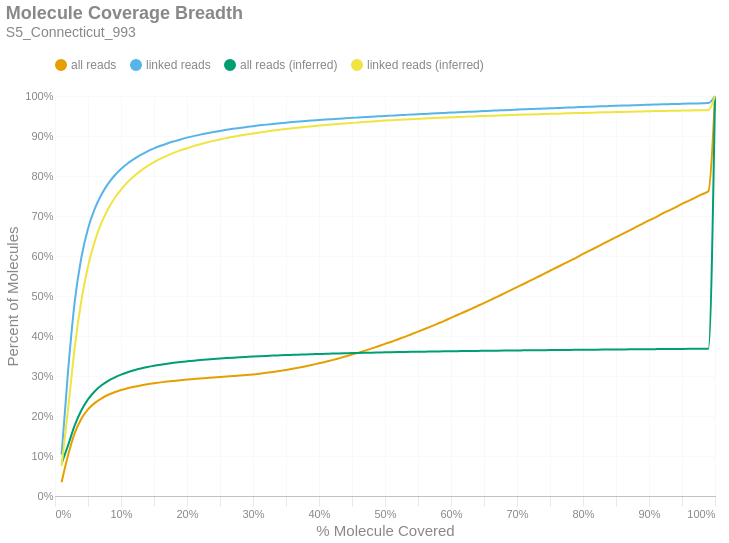

Write notebook code for a chart like this one.
### Markdown cell above
### Molecule Read Coverage
This chart shows molecule coverage breadth as computed by the number of bases aligned to that molecule. In other words, "*how much of each unique long molecule is actually sequenced/aligned?*" Keep in mind there is a distinction between sequences and alignments, since some sequences belonging to a particular molecule may not align well and wouldn't appear in the alignment data. This chart also shows molecule coverage breadth as computed by the *inferred fragment* from which the aligned sequences originate. Unlike read coverage, this calculation takes into account the total insert size, including unsequenced gaps between the forward and reverse reads. Like the previous figures, these are cumulative percents.

### Code cell
if SKIPLR:
    print_html(f"Skipped")
else:
    binned_df = consolidated_hist(valids['coverage_bp'], mask, 0.01, True)
    binned_df_inf = consolidated_hist(valids['coverage_inserts'], mask, 0.01, True)
    binned_df = binned_df.with_columns(pl.lit(binned_df_inf['all reads (cumsum)']).alias('all reads (inferred)'))
    binned_df = binned_df.with_columns(pl.lit(binned_df_inf['linked reads (cumsum)']).alias('linked reads (inferred)'))
    binned_df = binned_df.with_columns(
        (pl.col('bin').cast(pl.Float64) + 0.01).alias('right_edge')
    )

    with SafeRender(binned_df):
        (
            density_plot(binned_df, 'Molecule Coverage Breadth', samplename, 'molcov', ['all reads (inferred)','linked reads (inferred)'])
            .encode(
                #x=alt.X('bin:Q', title="% Molecule Covered").axis(format = '%').scale(padding=0),
                x=alt.X('right_edge:Q', title="% Molecule Covered").axis(format='%').scale(padding=0),
                y=alt.Y('value:Q', title='Percent of Molecules')
                    .axis(format='%')
                    .stack(False)
                    .scale(domainMin=0, padding=0),
                color=alt.Color("key:N").scale(domain = ["all reads", "linked reads", "all reads (inferred)", "linked reads (inferred)"]),
                tooltip = [
                    alt.Tooltip("key:N", title = "Data Type"),
                    alt.Tooltip("range_label:N", title="% Molecule Covered"),
                    alt.Tooltip("value:Q", format = ".2%", title="% Molecules")
                ]
            )
        ).display()

### Figure 1 — Vega-Lite specification as saved in the notebook (floating-point values rounded to 4 significant figures)
{"width": "container", "height": 400, "config": {"title": {"anchor": "start", "dy": -15, "fontSize": 18, "color": "#888888", "subtitleColor": "#888888", "subtitleFontSize": 14}, "arc": {"fill": "#0072B2"}, "axis": {"domainColor": "#888888", "domainWidth": 0.5, "gridWidth": 0.2, "grid": false, "titleFontWeight": 400, "titleFontSize": 15, "labelFontSize": 11, "labelColor": "#888888", "tickColor": "#888888", "tickWidth": 0.2, "titleColor": "#888888"}, "axisBand": {"grid": false}, "axisX": {"grid": true, "tickSize": 10, "domainCap": "round"}, "axisY": {"domain": false, "grid": true, "tickSize": 0, "domainCap": "round"}, "background": "transparent", "header": {"labelFontSize": 15, "labelColor": "#888888", "titleFontSize": 15, "titleFontWeight": 600, "titleColor": "#888888"}, "legend": {"labelFont": "sans-serif", "labelFontSize": 12, "labelColor": "#888888", "symbolSize": 100, "symbolType": "circle", "titleFontSize": 12, "titlePadding": 10, "titleColor": "#888888", "title": null, "orient": "top"}, "range": {"category": ["#E69F00", "#56B4E9", "#009E73", "#F0E442", "#0072B2", "#D55E00", "#CC79A7", "#000000"], "diverging": ["#cfe8f3", "#a2d4ec", "#73bfe2", "#46abdb", "#1696d2", "#12719e"]}, "area": {"fill": "#0072B2", "fillOpacity": 0.7, "line": true, "strokeOpacity": 0.7}, "line": {"color": "#0072B2", "stroke": "#0072B2", "strokeWidth": 2}, "trail": {"color": "#0072B2", "stroke": "#0072B2", "strokeWidth": 0, "size": 1}, "point": {"filled": true, "fillOpacity": 1.0, "size": 95}, "text": {"color": "#888888", "fontSize": 11, "align": "right", "fontWeight": 400, "size": 11}, "bar": {"fill": "#0072B2", "stroke": null}, "view": {"stroke": null, "continuousWidth": 660, "continuousHeight": 400}}, "data": {"name": "data-4e4a3c2085a9654380d0ac81bbea8d34"}, "mark": {"type": "line", "interpolate": "monotone", "point": {"opacity": 0, "size": 275}}, "encoding": {"color": {"field": "key", "scale": {"domain": ["all reads", "linked reads", "all reads (inferred)", "linked reads (inferred)"]}, "type": "nominal"}, "tooltip": [{"field": "key", "title": "Data Type", "type": "nominal"}, {"field": "range_label", "title": "% Molecule Covered", "type": "nominal"}, {"field": "value", "format": ".2%", "title": "% Molecules", "type": "quantitative"}], "x": {"axis": {"format": "%"}, "field": "right_edge", "scale": {"padding": 0}, "title": "% Molecule Covered", "type": "quantitative"}, "y": {"axis": {"format": "%"}, "field": "value", "scale": {"domainMin": 0, "padding": 0}, "stack": false, "title": "Percent of Molecules", "type": "quantitative"}}, "params": [{"name": "param_c36ac31b6afebe62", "select": {"type": "point", "fields": ["key"]}, "bind": "legend"}], "title": {"text": "Molecule Coverage Breadth", "subtitle": "S5_Connecticut_993"}, "transform": [{"fold": ["all reads (cumsum)", "linked reads (cumsum)", "all reads (inferred)", "linked reads (inferred)"]}, {"calculate": "replace(datum.key, ' (cumsum)', '')", "as": "key"}, {"filter": {"param": "param_c36ac31b6afebe62"}}], "usermeta": {"embedOptions": {"downloadFileName": "S5_Connecticut_993.molcov"}}, "$schema": "https://vega.github.io/schema/vega-lite/v6.1.0.json", "datasets": {"data-4e4a3c2085a9654380d0ac81bbea8d34": [{"bin": "0.0", "interval": "0.0-0.01", "all reads": 0.03428, "linked reads": 0.1035, "all reads (cumsum)": 0.03428, "linked reads (cumsum)": 0.1035, "range_label": "0.0-0.01", "all reads (inferred)": 0.08092, "linked reads (inferred)": 0.07485, "right_edge": 0.01}, {"bin": "0.01", "interval": "0.01-0.02", "all reads": 0.06872, "linked reads": 0.2129, "all reads (cumsum)": 0.103, "linked reads (cumsum)": 0.3164, "range_label": "0.01-0.02", "all reads (inferred)": 0.1279, "linked reads (inferred)": 0.2197, "right_edge": 0.02}, {"bin": "0.02", "interval": "0.02-0.03", "all reads": 0.05493, "linked reads": 0.1708, "all reads (cumsum)": 0.1579, "linked reads (cumsum)": 0.4872, "range_label": "0.02-0.03", "all reads (inferred)": 0.1771, "linked reads (inferred)": 0.3729, "right_edge": 0.03}, {"bin": "0.03", "interval": "0.03-0.04", "all reads": 0.03533, "linked reads": 0.1096, "all reads (cumsum)": 0.1933, "linked reads (cumsum)": 0.5968, "range_label": "0.03-0.04", "all reads (inferred)": 0.2144, "linked reads (inferred)": 0.4891, "right_edge": 0.04}, {"bin": "0.04", "interval": "0.04-0.05", "all reads": 0.02311, "linked reads": 0.07147, "all reads (cumsum)": 0.2164, "linked reads (cumsum)": 0.6683, "range_label": "0.04-0.05", "all reads (inferred)": 0.2416, "linked reads (inferred)": 0.574, "right_edge": 0.05}, {"bin": "0.05", "interval": "0.05-0.06", "all reads": 0.01585, "linked reads": 0.0489, "all reads (cumsum)": 0.2322, "linked reads (cumsum)": 0.7172, "range_label": "0.05-0.06", "all reads (inferred)": 0.2613, "linked reads (inferred)": 0.6354, "right_edge": 0.06}, {"bin": "0.06", "interval": "0.06-0.07", "all reads": 0.01139, "linked reads": 0.03515, "all reads (cumsum)": 0.2436, "linked reads (cumsum)": 0.7523, "range_label": "0.06-0.07", "all reads (inferred)": 0.2761, "linked reads (inferred)": 0.6813, "right_edge": 0.07}, {"bin": "0.07", "interval": "0.07-0.08", "all reads": 0.008876, "linked reads": 0.02729, "all reads (cumsum)": 0.2525, "linked reads (cumsum)": 0.7796, "range_label": "0.07-0.08", "all reads (inferred)": 0.2874, "linked reads (inferred)": 0.7165, "right_edge": 0.08}, {"bin": "0.08", "interval": "0.08-0.09", "all reads": 0.006866, "linked reads": 0.0211, "all reads (cumsum)": 0.2593, "linked reads (cumsum)": 0.8007, "range_label": "0.08-0.09", "all reads (inferred)": 0.2962, "linked reads (inferred)": 0.7438, "right_edge": 0.09}, {"bin": "0.09", "interval": "0.09-0.1", "all reads": 0.005488, "linked reads": 0.01674, "all reads (cumsum)": 0.2648, "linked reads (cumsum)": 0.8174, "range_label": "0.09-0.1", "all reads (inferred)": 0.3034, "linked reads (inferred)": 0.7661, "right_edge": 0.1}, {"bin": "0.1", "interval": "0.1-0.11", "all reads": 0.004541, "linked reads": 0.01385, "all reads (cumsum)": 0.2694, "linked reads (cumsum)": 0.8313, "range_label": "0.1-0.11", "all reads (inferred)": 0.3094, "linked reads (inferred)": 0.7848, "right_edge": 0.11}, {"bin": "0.11", "interval": "0.11-0.12", "all reads": 0.003761, "linked reads": 0.01138, "all reads (cumsum)": 0.2731, "linked reads (cumsum)": 0.8427, "range_label": "0.11-0.12", "all reads (inferred)": 0.3144, "linked reads (inferred)": 0.8002, "right_edge": 0.12}, {"bin": "0.12", "interval": "0.12-0.13", "all reads": 0.003281, "linked reads": 0.009984, "all reads (cumsum)": 0.2764, "linked reads (cumsum)": 0.8526, "range_label": "0.12-0.13", "all reads (inferred)": 0.3186, "linked reads (inferred)": 0.8135, "right_edge": 0.13}, {"bin": "0.13", "interval": "0.13-0.14", "all reads": 0.002922, "linked reads": 0.00882, "all reads (cumsum)": 0.2793, "linked reads (cumsum)": 0.8615, "range_label": "0.13-0.14", "all reads (inferred)": 0.3223, "linked reads (inferred)": 0.8248, "right_edge": 0.14}, {"bin": "0.14", "interval": "0.14-0.15", "all reads": 0.002502, "linked reads": 0.007484, "all reads (cumsum)": 0.2818, "linked reads (cumsum)": 0.869, "range_label": "0.14-0.15", "all reads (inferred)": 0.3255, "linked reads (inferred)": 0.8347, "right_edge": 0.15}, {"bin": "0.15", "interval": "0.15-0.16", "all reads": 0.00221, "linked reads": 0.00658, "all reads (cumsum)": 0.284, "linked reads (cumsum)": 0.8755, "range_label": "0.15-0.16", "all reads (inferred)": 0.3282, "linked reads (inferred)": 0.8433, "right_edge": 0.16}, {"bin": "0.16", "interval": "0.16-0.17", "all reads": 0.001974, "linked reads": 0.005885, "all reads (cumsum)": 0.286, "linked reads (cumsum)": 0.8814, "range_label": "0.16-0.17", "all reads (inferred)": 0.3307, "linked reads (inferred)": 0.8509, "right_edge": 0.17}, {"bin": "0.17", "interval": "0.17-0.18", "all reads": 0.001771, "linked reads": 0.00517, "all reads (cumsum)": 0.2878, "linked reads (cumsum)": 0.8866, "range_label": "0.17-0.18", "all reads (inferred)": 0.3329, "linked reads (inferred)": 0.8577, "right_edge": 0.18}, {"bin": "0.18", "interval": "0.18-0.19", "all reads": 0.001693, "linked reads": 0.004859, "all reads (cumsum)": 0.2895, "linked reads (cumsum)": 0.8914, "range_label": "0.18-0.19", "all reads (inferred)": 0.3349, "linked reads (inferred)": 0.8639, "right_edge": 0.19}, {"bin": "0.19", "interval": "0.19-0.2", "all reads": 0.001569, "linked reads": 0.004445, "all reads (cumsum)": 0.2911, "linked reads (cumsum)": 0.8959, "range_label": "0.19-0.2", "all reads (inferred)": 0.3367, "linked reads (inferred)": 0.8694, "right_edge": 0.2}, {"bin": "0.2", "interval": "0.2-0.21", "all reads": 0.001376, "linked reads": 0.003784, "all reads (cumsum)": 0.2924, "linked reads (cumsum)": 0.8997, "range_label": "0.2-0.21", "all reads (inferred)": 0.3384, "linked reads (inferred)": 0.8746, "right_edge": 0.21}, {"bin": "0.21", "interval": "0.21-0.22", "all reads": 0.001392, "linked reads": 0.003767, "all reads (cumsum)": 0.2938, "linked reads (cumsum)": 0.9034, "range_label": "0.21-0.22", "all reads (inferred)": 0.3399, "linked reads (inferred)": 0.8793, "right_edge": 0.22}, {"bin": "0.22", "interval": "0.22-0.23", "all reads": 0.001299, "linked reads": 0.003389, "all reads (cumsum)": 0.2951, "linked reads (cumsum)": 0.9068, "range_label": "0.22-0.23", "all reads (inferred)": 0.3413, "linked reads (inferred)": 0.8837, "right_edge": 0.23}, {"bin": "0.23", "interval": "0.23-0.24", "all reads": 0.00122, "linked reads": 0.003063, "all reads (cumsum)": 0.2963, "linked reads (cumsum)": 0.9099, "range_label": "0.23-0.24", "all reads (inferred)": 0.3426, "linked reads (inferred)": 0.8878, "right_edge": 0.24}, {"bin": "0.24", "interval": "0.24-0.25", "all reads": 0.001192, "linked reads": 0.00283, "all reads (cumsum)": 0.2975, "linked reads (cumsum)": 0.9127, "range_label": "0.24-0.25", "all reads (inferred)": 0.3438, "linked reads (inferred)": 0.8915, "right_edge": 0.25}, {"bin": "0.25", "interval": "0.25-0.26", "all reads": 0.00115, "linked reads": 0.002644, "all reads (cumsum)": 0.2987, "linked reads (cumsum)": 0.9154, "range_label": "0.25-0.26", "all reads (inferred)": 0.3449, "linked reads (inferred)": 0.8948, "right_edge": 0.26}, {"bin": "0.26", "interval": "0.26-0.27", "all reads": 0.001189, "linked reads": 0.002472, "all reads (cumsum)": 0.2999, "linked reads (cumsum)": 0.9178, "range_label": "0.26-0.27", "all reads (inferred)": 0.3459, "linked reads (inferred)": 0.898, "right_edge": 0.27}, {"bin": "0.27", "interval": "0.27-0.28", "all reads": 0.001221, "linked reads": 0.002385, "all reads (cumsum)": 0.3011, "linked reads (cumsum)": 0.9202, "range_label": "0.27-0.28", "all reads (inferred)": 0.3469, "linked reads (inferred)": 0.901, "right_edge": 0.28}, {"bin": "0.28", "interval": "0.28-0.29", "all reads": 0.001346, "linked reads": 0.002221, "all reads (cumsum)": 0.3024, "linked reads (cumsum)": 0.9224, "range_label": "0.28-0.29", "all reads (inferred)": 0.3478, "linked reads (inferred)": 0.9038, "right_edge": 0.29}, {"bin": "0.29", "interval": "0.29-0.3", "all reads": 0.001569, "linked reads": 0.002169, "all reads (cumsum)": 0.304, "linked reads (cumsum)": 0.9246, "range_label": "0.29-0.3", "all reads (inferred)": 0.3487, "linked reads (inferred)": 0.9065, "right_edge": 0.3}, {"bin": "0.3", "interval": "0.3-0.31", "all reads": 0.001787, "linked reads": 0.001967, "all reads (cumsum)": 0.3058, "linked reads (cumsum)": 0.9266, "range_label": "0.3-0.31", "all reads (inferred)": 0.3495, "linked reads (inferred)": 0.909, "right_edge": 0.31}, {"bin": "0.31", "interval": "0.31-0.32", "all reads": 0.00205, "linked reads": 0.001856, "all reads (cumsum)": 0.3078, "linked reads (cumsum)": 0.9284, "range_label": "0.31-0.32", "all reads (inferred)": 0.3503, "linked reads (inferred)": 0.9114, "right_edge": 0.32}, {"bin": "0.32", "interval": "0.32-0.33", "all reads": 0.002232, "linked reads": 0.00166, "all reads (cumsum)": 0.3101, "linked reads (cumsum)": 0.9301, "range_label": "0.32-0.33", "all reads (inferred)": 0.351, "linked reads (inferred)": 0.9135, "right_edge": 0.33}, {"bin": "0.33", "interval": "0.33-0.34", "all reads": 0.002447, "linked reads": 0.001667, "all reads (cumsum)": 0.3125, "linked reads (cumsum)": 0.9318, "range_label": "0.33-0.34", "all reads (inferred)": 0.3516, "linked reads (inferred)": 0.9155, "right_edge": 0.34}, {"bin": "0.34", "interval": "0.34-0.35", "all reads": 0.002643, "linked reads": 0.001572, "all reads (cumsum)": 0.3152, "linked reads (cumsum)": 0.9333, "range_label": "0.34-0.35", "all reads (inferred)": 0.3523, "linked reads (inferred)": 0.9175, "right_edge": 0.35}, {"bin": "0.35", "interval": "0.35-0.36", "all reads": 0.002873, "linked reads": 0.001505, "all reads (cumsum)": 0.318, "linked reads (cumsum)": 0.9348, "range_label": "0.35-0.36", "all reads (inferred)": 0.3528, "linked reads (inferred)": 0.9193, "right_edge": 0.36}, {"bin": "0.36", "interval": "0.36-0.37", "all reads": 0.003003, "linked reads": 0.001252, "all reads (cumsum)": 0.321, "linked reads (cumsum)": 0.9361, "range_label": "0.36-0.37", "all reads (inferred)": 0.3534, "linked reads (inferred)": 0.9211, "right_edge": 0.37}, {"bin": "0.37", "interval": "0.37-0.38", "all reads": 0.003441, "linked reads": 0.001444, "all reads (cumsum)": 0.3245, "linked reads (cumsum)": 0.9375, "range_label": "0.37-0.38", "all reads (inferred)": 0.354, "linked reads (inferred)": 0.9228, "right_edge": 0.38}, {"bin": "0.38", "interval": "0.38-0.39", "all reads": 0.003431, "linked reads": 0.00122, "all reads (cumsum)": 0.3279, "linked reads (cumsum)": 0.9388, "range_label": "0.38-0.39", "all reads (inferred)": 0.3545, "linked reads (inferred)": 0.9244, "right_edge": 0.39}, {"bin": "0.39", "interval": "0.39-0.4", "all reads": 0.003826, "linked reads": 0.001174, "all reads (cumsum)": 0.3317, "linked reads (cumsum)": 0.9399, "range_label": "0.39-0.4", "all reads (inferred)": 0.355, "linked reads (inferred)": 0.926, "right_edge": 0.4}, {"bin": "0.4", "interval": "0.4-0.41", "all reads": 0.003777, "linked reads": 0.001053, "all reads (cumsum)": 0.3355, "linked reads (cumsum)": 0.941, "range_label": "0.4-0.41", "all reads (inferred)": 0.3555, "linked reads (inferred)": 0.9275, "right_edge": 0.41}, {"bin": "0.41", "interval": "0.41-0.42", "all reads": 0.00414, "linked reads": 0.001116, "all reads (cumsum)": 0.3397, "linked reads (cumsum)": 0.9421, "range_label": "0.41-0.42", "all reads (inferred)": 0.356, "linked reads (inferred)": 0.929, "right_edge": 0.42}, {"bin": "0.42", "interval": "0.42-0.43", "all reads": 0.004449, "linked reads": 0.001116, "all reads (cumsum)": 0.3441, "linked reads (cumsum)": 0.9432, "range_label": "0.42-0.43", "all reads (inferred)": 0.3564, "linked reads (inferred)": 0.9303, "right_edge": 0.43}, {"bin": "0.43", "interval": "0.43-0.44", "all reads": 0.004539, "linked reads": 0.001062, "all reads (cumsum)": 0.3486, "linked reads (cumsum)": 0.9443, "range_label": "0.43-0.44", "all reads (inferred)": 0.3568, "linked reads (inferred)": 0.9315, "right_edge": 0.44}, {"bin": "0.44", "interval": "0.44-0.45", "all reads": 0.004768, "linked reads": 0.001077, "all reads (cumsum)": 0.3534, "linked reads (cumsum)": 0.9454, "range_label": "0.44-0.45", "all reads (inferred)": 0.3573, "linked reads (inferred)": 0.9328, "right_edge": 0.45}, {"bin": "0.45", "interval": "0.45-0.46", "all reads": 0.005052, "linked reads": 0.0009779, "all reads (cumsum)": 0.3585, "linked reads (cumsum)": 0.9463, "range_label": "0.45-0.46", "all reads (inferred)": 0.3576, "linked reads (inferred)": 0.934, "right_edge": 0.46}, {"bin": "0.46", "interval": "0.46-0.47", "all reads": 0.005055, "linked reads": 0.001006, "all reads (cumsum)": 0.3635, "linked reads (cumsum)": 0.9473, "range_label": "0.46-0.47", "all reads (inferred)": 0.358, "linked reads (inferred)": 0.9352, "right_edge": 0.47}, {"bin": "0.47", "interval": "0.47-0.48", "all reads": 0.005439, "linked reads": 0.0009822, "all reads (cumsum)": 0.369, "linked reads (cumsum)": 0.9483, "range_label": "0.47-0.48", "all reads (inferred)": 0.3584, "linked reads (inferred)": 0.9364, "right_edge": 0.48}, {"bin": "0.48", "interval": "0.48-0.49", "all reads": 0.005284, "linked reads": 0.0009023, "all reads (cumsum)": 0.3742, "linked reads (cumsum)": 0.9492, "range_label": "0.48-0.49", "all reads (inferred)": 0.3588, "linked reads (inferred)": 0.9374, "right_edge": 0.49}, {"bin": "0.49", "interval": "0.49-0.5", "all reads": 0.006197, "linked reads": 0.000939, "all reads (cumsum)": 0.3804, "linked reads (cumsum)": 0.9502, "range_label": "0.49-0.5", "all reads (inferred)": 0.3591, "linked reads (inferred)": 0.9385, "right_edge": 0.5}, {"bin": "0.5", "interval": "0.5-0.51", "all reads": 0.005323, "linked reads": 0.0007707, "all reads (cumsum)": 0.3858, "linked reads (cumsum)": 0.9509, "range_label": "0.5-0.51", "all reads (inferred)": 0.3594, "linked reads (inferred)": 0.9395, "right_edge": 0.51}, {"bin": "0.51", "interval": "0.51-0.52", "all reads": 0.006136, "linked reads": 0.0009412, "all reads (cumsum)": 0.3919, "linked reads (cumsum)": 0.9519, "range_label": "0.51-0.52", "all reads (inferred)": 0.3597, "linked reads (inferred)": 0.9404, "right_edge": 0.52}, {"bin": "0.52", "interval": "0.52-0.53", "all reads": 0.006013, "linked reads": 0.00087, "all reads (cumsum)": 0.3979, "linked reads (cumsum)": 0.9527, "range_label": "0.52-0.53", "all reads (inferred)": 0.3601, "linked reads (inferred)": 0.9413, "right_edge": 0.53}, {"bin": "0.53", "interval": "0.53-0.54", "all reads": 0.006484, "linked reads": 0.0008808, "all reads (cumsum)": 0.4044, "linked reads (cumsum)": 0.9536, "range_label": "0.53-0.54", "all reads (inferred)": 0.3603, "linked reads (inferred)": 0.9421, "right_edge": 0.54}, {"bin": "0.54", "interval": "0.54-0.55", "all reads": 0.00644, "linked reads": 0.0009045, "all reads (cumsum)": 0.4108, "linked reads (cumsum)": 0.9545, "range_label": "0.54-0.55", "all reads (inferred)": 0.3606, "linked reads (inferred)": 0.9429, "right_edge": 0.55}, {"bin": "0.55", "interval": "0.55-0.56", "all reads": 0.006595, "linked reads": 0.0007448, "all reads (cumsum)": 0.4174, "linked reads (cumsum)": 0.9553, "range_label": "0.55-0.56", "all reads (inferred)": 0.3608, "linked reads (inferred)": 0.9437, "right_edge": 0.56}, {"bin": "0.56", "interval": "0.56-0.57", "all reads": 0.006753, "linked reads": 0.0008441, "all reads (cumsum)": 0.4242, "linked reads (cumsum)": 0.9561, "range_label": "0.56-0.57", "all reads (inferred)": 0.3611, "linked reads (inferred)": 0.9446, "right_edge": 0.57}, {"bin": "0.57", "interval": "0.57-0.58", "all reads": 0.006853, "linked reads": 0.000803, "all reads (cumsum)": 0.431, "linked reads (cumsum)": 0.9569, "range_label": "0.57-0.58", "all reads (inferred)": 0.3614, "linked reads (inferred)": 0.9453, "right_edge": 0.58}, {"bin": "0.58", "interval": "0.58-0.59", "all reads": 0.006964, "linked reads": 0.000775, "all reads (cumsum)": 0.438, "linked reads (cumsum)": 0.9577, "range_label": "0.58-0.59", "all reads (inferred)": 0.3616, "linked reads (inferred)": 0.946, "right_edge": 0.59}, {"bin": "0.59", "interval": "0.59-0.6", "all reads": 0.007411, "linked reads": 0.0007966, "all reads (cumsum)": 0.4454, "linked reads (cumsum)": 0.9585, "range_label": "0.59-0.6", "all reads (inferred)": 0.3619, "linked reads (inferred)": 0.9468, "right_edge": 0.6}, {"bin": "0.6", "interval": "0.6-0.61", "all reads": 0.007056, "linked reads": 0.0007469, "all reads (cumsum)": 0.4525, "linked reads (cumsum)": 0.9592, "range_label": "0.6-0.61", "all reads (inferred)": 0.3621, "linked reads (inferred)": 0.9475, "right_edge": 0.61}, {"bin": "0.61", "interval": "0.61-0.62", "all reads": 0.007435, "linked reads": 0.0007491, "all reads (cumsum)": 0.4599, "linked reads (cumsum)": 0.96, "range_label": "0.61-0.62", "all reads (inferred)": 0.3623, "linked reads (inferred)": 0.9482, "right_edge": 0.62}, {"bin": "0.62", "interval": "0.62-0.63", "all reads": 0.007351, "linked reads": 0.0007728, "all reads (cumsum)": 0.4673, "linked reads (cumsum)": 0.9608, "range_label": "0.62-0.63", "all reads (inferred)": 0.3626, "linked reads (inferred)": 0.9489, "right_edge": 0.63}, {"bin": "0.63", "interval": "0.63-0.64", "all reads": 0.007551, "linked reads": 0.0007426, "all reads (cumsum)": 0.4748, "linked reads (cumsum)": 0.9615, "range_label": "0.63-0.64", "all reads (inferred)": 0.3628, "linked reads (inferred)": 0.9495, "right_edge": 0.64}, {"bin": "0.64", "interval": "0.64-0.65", "all reads": 0.007517, "linked reads": 0.0007275, "all reads (cumsum)": 0.4823, "linked reads (cumsum)": 0.9622, "range_label": "0.64-0.65", "all reads (inferred)": 0.363, "linked reads (inferred)": 0.9501, "right_edge": 0.65}, {"bin": "0.65", "interval": "0.65-0.66", "all reads": 0.008076, "linked reads": 0.0008764, "all reads (cumsum)": 0.4904, "linked reads (cumsum)": 0.9631, "range_label": "0.65-0.66", "all reads (inferred)": 0.3632, "linked reads (inferred)": 0.9507, "right_edge": 0.66}, {"bin": "0.66", "interval": "0.66-0.67", "all reads": 0.007648, "linked reads": 0.0006606, "all reads (cumsum)": 0.4981, "linked reads (cumsum)": 0.9638, "range_label": "0.66-0.67", "all reads (inferred)": 0.3634, "linked reads (inferred)": 0.9513, "right_edge": 0.67}, {"bin": "0.67", "interval": "0.67-0.68", "all reads": 0.007966, "linked reads": 0.0007793, "all reads (cumsum)": 0.506, "linked reads (cumsum)": 0.9646, "range_label": "0.67-0.68", "all reads (inferred)": 0.3636, "linked reads (inferred)": 0.9518, "right_edge": 0.68}, {"bin": "0.68", "interval": "0.68-0.69", "all reads": 0.007936, "linked reads": 0.0007448, "all reads (cumsum)": 0.514, "linked reads (cumsum)": 0.9653, "range_label": "0.68-0.69", "all reads (inferred)": 0.3638, "linked reads (inferred)": 0.9524, "right_edge": 0.69}, {"bin": "0.69", "interval": "0.69-0.7", "all reads": 0.008097, "linked reads": 0.0006865, "all reads (cumsum)": 0.5221, "linked reads (cumsum)": 0.966, "range_label": "0.69-0.7", "all reads (inferred)": 0.3639, "linked reads (inferred)": 0.9529, "right_edge": 0.7}, {"bin": "0.7", "interval": "0.7-0.71", "all reads": 0.007983, "linked reads": 0.0006822, "all reads (cumsum)": 0.53, "linked reads (cumsum)": 0.9667, "range_label": "0.7-0.71", "all reads (inferred)": 0.3641, "linked reads (inferred)": 0.9534, "right_edge": 0.71}, {"bin": "0.71", "interval": "0.71-0.72", "all reads": 0.008169, "linked reads": 0.0006325, "all reads (cumsum)": 0.5382, "linked reads (cumsum)": 0.9673, "range_label": "0.71-0.72", "all reads (inferred)": 0.3643, "linked reads (inferred)": 0.954, "right_edge": 0.72}, {"bin": "0.72", "interval": "0.72-0.73", "all reads": 0.008308, "linked reads": 0.0007016, "all reads (cumsum)": 0.5465, "linked reads (cumsum)": 0.968, "range_label": "0.72-0.73", "all reads (inferred)": 0.3644, "linked reads (inferred)": 0.9544, "right_edge": 0.73}, {"bin": "0.73", "interval": "0.73-0.74", "all reads": 0.007976, "linked reads": 0.0006347, "all reads (cumsum)": 0.5545, "linked reads (cumsum)": 0.9686, "range_label": "0.73-0.74", "all reads (inferred)": 0.3646, "linked reads (inferred)": 0.9549, "right_edge": 0.74}, {"bin": "0.74", "interval": "0.74-0.75", "all reads": 0.008653, "linked reads": 0.0006908, "all reads (cumsum)": 0.5631, "linked reads (cumsum)": 0.9693, "range_label": "0.74-0.75", "all reads (inferred)": 0.3648, "linked reads (inferred)": 0.9554, "right_edge": 0.75}, {"bin": "0.75", "interval": "0.75-0.76", "all reads": 0.008101, "linked reads": 0.0006066, "all reads (cumsum)": 0.5712, "linked reads (cumsum)": 0.9699, "range_label": "0.75-0.76", "all reads (inferred)": 0.365, "linked reads (inferred)": 0.9559, "right_edge": 0.76}, {"bin": "0.76", "interval": "0.76-0.77", "all reads": 0.008314, "linked reads": 0.0006757, "all reads (cumsum)": 0.5796, "linked reads (cumsum)": 0.9706, "range_label": "0.76-0.77", "all reads (inferred)": 0.3651, "linked reads (inferred)": 0.9564, "right_edge": 0.77}, {"bin": "0.77", "interval": "0.77-0.78", "all reads": 0.008356, "linked reads": 0.0006282, "all reads (cumsum)": 0.5879, "linked reads (cumsum)": 0.9712, "range_label": "0.77-0.78", "all reads (inferred)": 0.3653, "linked reads (inferred)": 0.9568, "right_edge": 0.78}, {"bin": "0.78", "interval": "0.78-0.79", "all reads": 0.008307, "linked reads": 0.0006109, "all reads (cumsum)": 0.5962, "linked reads (cumsum)": 0.9718, "range_label": "0.78-0.79", "all reads (inferred)": 0.3654, "linked reads (inferred)": 0.9573, "right_edge": 0.79}, {"bin": "0.79", "interval": "0.79-0.8", "all reads": 0.008886, "linked reads": 0.0006627, "all reads (cumsum)": 0.6051, "linked reads (cumsum)": 0.9725, "range_label": "0.79-0.8", "all reads (inferred)": 0.3656, "linked reads (inferred)": 0.9578, "right_edge": 0.8}, {"bin": "0.8", "interval": "0.8-0.81", "all reads": 0.008087, "linked reads": 0.0006195, "all reads (cumsum)": 0.6132, "linked reads (cumsum)": 0.9731, "range_label": "0.8-0.81", "all reads (inferred)": 0.3658, "linked reads (inferred)": 0.9582, "right_edge": 0.81}, {"bin": "0.81", "interval": "0.81-0.82", "all reads": 0.00843, "linked reads": 0.000667, "all reads (cumsum)": 0.6216, "linked reads (cumsum)": 0.9738, "range_label": "0.81-0.82", "all reads (inferred)": 0.3659, "linked reads (inferred)": 0.9586, "right_edge": 0.82}, {"bin": "0.82", "interval": "0.82-0.83", "all reads": 0.008566, "linked reads": 0.0005073, "all reads (cumsum)": 0.6302, "linked reads (cumsum)": 0.9743, "range_label": "0.82-0.83", "all reads (inferred)": 0.3661, "linked reads (inferred)": 0.9591, "right_edge": 0.83}, {"bin": "0.83", "interval": "0.83-0.84", "all reads": 0.008455, "linked reads": 0.0005936, "all reads (cumsum)": 0.6386, "linked reads (cumsum)": 0.9749, "range_label": "0.83-0.84", "all reads (inferred)": 0.3662, "linked reads (inferred)": 0.9595, "right_edge": 0.84}, {"bin": "0.84", "interval": "0.84-0.85", "all reads": 0.008434, "linked reads": 0.0005591, "all reads (cumsum)": 0.6471, "linked reads (cumsum)": 0.9755, "range_label": "0.84-0.85", "all reads (inferred)": 0.3663, "linked reads (inferred)": 0.9598, "right_edge": 0.85}, {"bin": "0.85", "interval": "0.85-0.86", "all reads": 0.00838, "linked reads": 0.0005462, "all reads (cumsum)": 0.6555, "linked reads (cumsum)": 0.976, "range_label": "0.85-0.86", "all reads (inferred)": 0.3665, "linked reads (inferred)": 0.9602, "right_edge": 0.86}, {"bin": "0.86", "interval": "0.86-0.87", "all reads": 0.008201, "linked reads": 0.000531, "all reads (cumsum)": 0.6637, "linked reads (cumsum)": 0.9765, "range_label": "0.86-0.87", "all reads (inferred)": 0.3666, "linked reads (inferred)": 0.9606, "right_edge": 0.87}, {"bin": "0.87", "interval": "0.87-0.88", "all reads": 0.008525, "linked reads": 0.0005742, "all reads (cumsum)": 0.6722, "linked reads (cumsum)": 0.9771, "range_label": "0.87-0.88", "all reads (inferred)": 0.3667, "linked reads (inferred)": 0.961, "right_edge": 0.88}, {"bin": "0.88", "interval": "0.88-0.89", "all reads": 0.008271, "linked reads": 0.000544, "all reads (cumsum)": 0.6805, "linked reads (cumsum)": 0.9777, "range_label": "0.88-0.89", "all reads (inferred)": 0.3669, "linked reads (inferred)": 0.9615, "right_edge": 0.89}, {"bin": "0.89", "interval": "0.89-0.9", "all reads": 0.008485, "linked reads": 0.000531, "all reads (cumsum)": 0.6889, "linked reads (cumsum)": 0.9782, "range_label": "0.89-0.9", "all reads (inferred)": 0.367, "linked reads (inferred)": 0.9618, "right_edge": 0.9}, {"bin": "0.9", "interval": "0.9-0.91", "all reads": 0.007827, "linked reads": 0.0004879, "all reads (cumsum)": 0.6968, "linked reads (cumsum)": 0.9787, "range_label": "0.9-0.91", "all reads (inferred)": 0.3672, "linked reads (inferred)": 0.9622, "right_edge": 0.91}, {"bin": "0.91", "interval": "0.91-0.92", "all reads": 0.009128, "linked reads": 0.0005095, "all reads (cumsum)": 0.7059, "linked reads (cumsum)": 0.9792, "range_label": "0.91-0.92", "all reads (inferred)": 0.3673, "linked reads (inferred)": 0.9626, "right_edge": 0.92}, {"bin": "0.92", "interval": "0.92-0.93", "all reads": 0.007507, "linked reads": 0.0004037, "all reads (cumsum)": 0.7134, "linked reads (cumsum)": 0.9796, "range_label": "0.92-0.93", "all reads (inferred)": 0.3674, "linked reads (inferred)": 0.9629, "right_edge": 0.93}, {"bin": "0.93", "interval": "0.93-0.94", "all reads": 0.008259, "linked reads": 0.0003886, "all reads (cumsum)": 0.7217, "linked reads (cumsum)": 0.98, "range_label": "0.93-0.94", "all reads (inferred)": 0.3675, "linked reads (inferred)": 0.9632, "right_edge": 0.94}, {"bin": "0.94", "interval": "0.94-0.95", "all reads": 0.008865, "linked reads": 0.0005526, "all reads (cumsum)": 0.7305, "linked reads (cumsum)": 0.9805, "range_label": "0.94-0.95", "all reads (inferred)": 0.3677, "linked reads (inferred)": 0.9636, "right_edge": 0.95}, {"bin": "0.95", "interval": "0.95-0.96", "all reads": 0.007191, "linked reads": 0.0004533, "all reads (cumsum)": 0.7377, "linked reads (cumsum)": 0.981, "range_label": "0.95-0.96", "all reads (inferred)": 0.3678, "linked reads (inferred)": 0.9639, "right_edge": 0.96}, {"bin": "0.96", "interval": "0.96-0.97", "all reads": 0.008209, "linked reads": 0.0004058, "all reads (cumsum)": 0.7459, "linked reads (cumsum)": 0.9814, "range_label": "0.96-0.97", "all reads (inferred)": 0.3679, "linked reads (inferred)": 0.9642, "right_edge": 0.97}, {"bin": "0.97", "interval": "0.97-0.98", "all reads": 0.008286, "linked reads": 0.0003864, "all reads (cumsum)": 0.7542, "linked reads (cumsum)": 0.9818, "range_label": "0.97-0.98", "all reads (inferred)": 0.3681, "linked reads (inferred)": 0.9645, "right_edge": 0.98}, {"bin": "0.98", "interval": "0.98-0.99", "all reads": 0.007424, "linked reads": 0.0004404, "all reads (cumsum)": 0.7616, "linked reads (cumsum)": 0.9822, "range_label": "0.98-0.99", "all reads (inferred)": 0.3683, "linked reads (inferred)": 0.9648, "right_edge": 0.99}, {"bin": "0.99", "interval": "0.99-1.0", "all reads": 0.2384, "linked reads": 0.01779, "all reads (cumsum)": 1.0, "linked reads (cumsum)": 1.0, "range_label": "0.99-1.0", "all reads (inferred)": 1.0, "linked reads (inferred)": 1.0, "right_edge": 1.0}]}}
